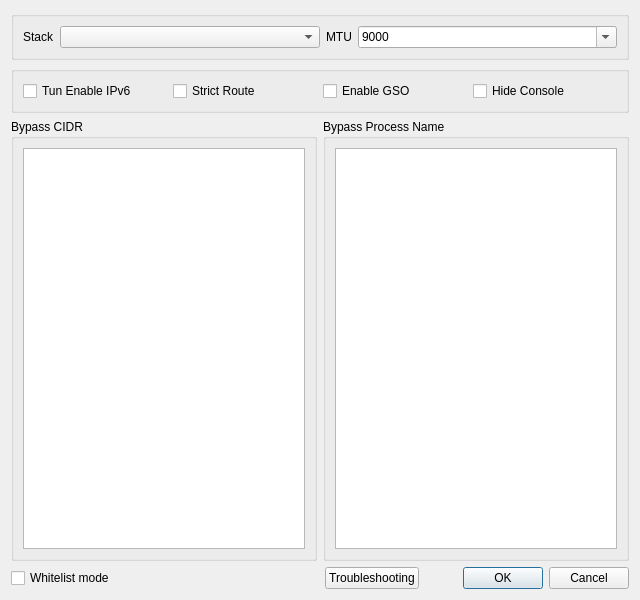
<?xml version="1.0" encoding="UTF-8"?>
<ui version="4.0">
 <class>DialogVPNSettings</class>
 <widget class="QDialog" name="DialogVPNSettings">
  <property name="geometry">
   <rect>
    <x>0</x>
    <y>0</y>
    <width>640</width>
    <height>600</height>
   </rect>
  </property>
  <property name="windowTitle">
   <string>Tun Settings</string>
  </property>
  <layout class="QVBoxLayout" name="verticalLayout">
   <item>
    <widget class="QGroupBox" name="groupBox">
     <property name="sizePolicy">
      <sizepolicy hsizetype="Preferred" vsizetype="Maximum">
       <horstretch>0</horstretch>
       <verstretch>0</verstretch>
      </sizepolicy>
     </property>
     <layout class="QHBoxLayout" name="horizontalLayout_5">
      <item>
       <widget class="QLabel" name="label_4">
        <property name="sizePolicy">
         <sizepolicy hsizetype="Maximum" vsizetype="Preferred">
          <horstretch>0</horstretch>
          <verstretch>0</verstretch>
         </sizepolicy>
        </property>
        <property name="text">
         <string notr="true">Stack</string>
        </property>
       </widget>
      </item>
      <item>
       <widget class="QComboBox" name="vpn_implementation">
        <property name="editable">
         <bool>false</bool>
        </property>
       </widget>
      </item>
      <item>
       <widget class="QLabel" name="label_10">
        <property name="sizePolicy">
         <sizepolicy hsizetype="Maximum" vsizetype="Preferred">
          <horstretch>0</horstretch>
          <verstretch>0</verstretch>
         </sizepolicy>
        </property>
        <property name="text">
         <string notr="true">MTU</string>
        </property>
       </widget>
      </item>
      <item>
       <widget class="QComboBox" name="vpn_mtu">
        <property name="editable">
         <bool>true</bool>
        </property>
        <item>
         <property name="text">
          <string notr="true">9000</string>
         </property>
        </item>
        <item>
         <property name="text">
          <string notr="true">1500</string>
         </property>
        </item>
       </widget>
      </item>
     </layout>
    </widget>
   </item>
   <item>
    <widget class="QGroupBox" name="horizontalGroupBox_2">
     <layout class="QHBoxLayout" name="horizontalLayout">
      <item>
       <widget class="QCheckBox" name="vpn_ipv6">
        <property name="text">
         <string>Tun Enable IPv6</string>
        </property>
       </widget>
      </item>
      <item>
       <widget class="QCheckBox" name="strict_route">
        <property name="text">
         <string notr="true">Strict Route</string>
        </property>
       </widget>
      </item>
      <item>
       <widget class="QCheckBox" name="gso_enable">
        <property name="toolTip">
         <string>&lt;html&gt;&lt;head/&gt;&lt;body&gt;&lt;p&gt;Enables Generic Segmentation offloading on the Tun device, Only supported on Linux&lt;/p&gt;&lt;/body&gt;&lt;/html&gt;</string>
        </property>
        <property name="text">
         <string>Enable GSO</string>
        </property>
       </widget>
      </item>
      <item>
       <widget class="QCheckBox" name="hide_console">
        <property name="text">
         <string>Hide Console</string>
        </property>
       </widget>
      </item>
     </layout>
    </widget>
   </item>
   <item>
    <layout class="QHBoxLayout" name="horizontalLayout_2">
     <item>
      <widget class="QGroupBox" name="gb_cidr">
       <property name="title">
        <string>Bypass CIDR</string>
       </property>
       <layout class="QVBoxLayout" name="verticalLayout_2">
        <item>
         <widget class="QPlainTextEdit" name="vpn_rule_cidr"/>
        </item>
       </layout>
      </widget>
     </item>
     <item>
      <widget class="QGroupBox" name="gb_process_name">
       <property name="title">
        <string>Bypass Process Name</string>
       </property>
       <layout class="QVBoxLayout" name="verticalLayout_4">
        <item>
         <widget class="QPlainTextEdit" name="vpn_rule_process"/>
        </item>
       </layout>
      </widget>
     </item>
    </layout>
   </item>
   <item>
    <layout class="QHBoxLayout" name="horizontalLayout_3">
     <item>
      <widget class="QCheckBox" name="whitelist_mode">
       <property name="toolTip">
        <string>Whether blacklisted or whitelisted, your traffic will be handled by nekobox_core (sing-tun). This is NOT equal to &quot;process mode&quot; of some software.</string>
       </property>
       <property name="text">
        <string>Whitelist mode</string>
       </property>
      </widget>
     </item>
     <item>
      <spacer name="horizontalSpacer">
       <property name="orientation">
        <enum>Qt::Orientation::Horizontal</enum>
       </property>
       <property name="sizeHint" stdset="0">
        <size>
         <width>40</width>
         <height>20</height>
        </size>
       </property>
      </spacer>
     </item>
     <item>
      <widget class="QPushButton" name="troubleshooting">
       <property name="text">
        <string>Troubleshooting</string>
       </property>
      </widget>
     </item>
     <item>
      <widget class="QDialogButtonBox" name="buttonBox">
       <property name="standardButtons">
        <set>QDialogButtonBox::StandardButton::Cancel|QDialogButtonBox::StandardButton::Ok</set>
       </property>
      </widget>
     </item>
    </layout>
   </item>
  </layout>
 </widget>
 <tabstops>
  <tabstop>vpn_implementation</tabstop>
  <tabstop>vpn_mtu</tabstop>
  <tabstop>vpn_ipv6</tabstop>
  <tabstop>strict_route</tabstop>
  <tabstop>hide_console</tabstop>
  <tabstop>vpn_rule_cidr</tabstop>
  <tabstop>vpn_rule_process</tabstop>
  <tabstop>whitelist_mode</tabstop>
  <tabstop>troubleshooting</tabstop>
 </tabstops>
 <resources/>
 <connections>
  <connection>
   <sender>buttonBox</sender>
   <signal>accepted()</signal>
   <receiver>DialogVPNSettings</receiver>
   <slot>accept()</slot>
   <hints>
    <hint type="sourcelabel">
     <x>399</x>
     <y>575</y>
    </hint>
    <hint type="destinationlabel">
     <x>399</x>
     <y>299</y>
    </hint>
   </hints>
  </connection>
  <connection>
   <sender>buttonBox</sender>
   <signal>rejected()</signal>
   <receiver>DialogVPNSettings</receiver>
   <slot>reject()</slot>
   <hints>
    <hint type="sourcelabel">
     <x>399</x>
     <y>575</y>
    </hint>
    <hint type="destinationlabel">
     <x>399</x>
     <y>299</y>
    </hint>
   </hints>
  </connection>
 </connections>
</ui>
